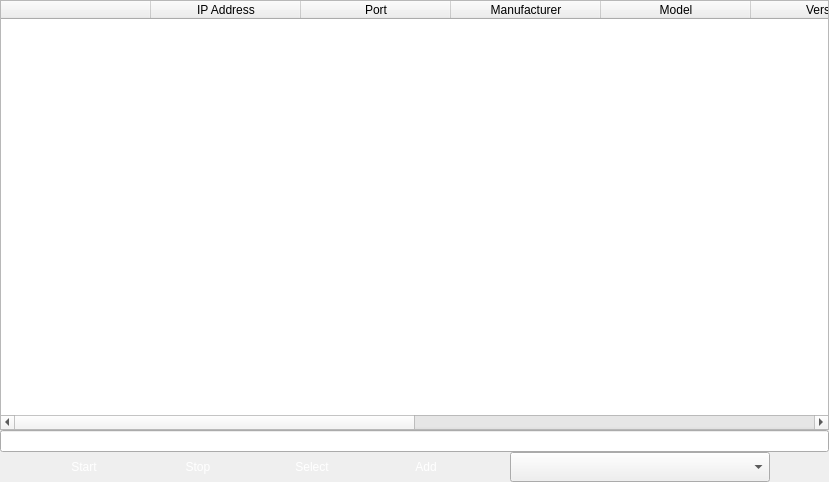
<?xml version="1.0" encoding="UTF-8"?>
<ui version="4.0">
 <class>VSCSearch</class>
 <widget class="QWidget" name="VSCSearch">
  <property name="geometry">
   <rect>
    <x>0</x>
    <y>0</y>
    <width>829</width>
    <height>482</height>
   </rect>
  </property>
  <property name="windowTitle">
   <string>Form</string>
  </property>
  <layout class="QGridLayout" name="gridLayout">
   <property name="leftMargin">
    <number>0</number>
   </property>
   <property name="topMargin">
    <number>0</number>
   </property>
   <property name="rightMargin">
    <number>0</number>
   </property>
   <property name="bottomMargin">
    <number>0</number>
   </property>
   <property name="spacing">
    <number>0</number>
   </property>
   <item row="0" column="0">
    <widget class="QTableWidget" name="tableWidget">
     <property name="frameShape">
      <enum>QFrame::StyledPanel</enum>
     </property>
     <property name="frameShadow">
      <enum>QFrame::Sunken</enum>
     </property>
     <property name="lineWidth">
      <number>1</number>
     </property>
     <property name="autoScroll">
      <bool>true</bool>
     </property>
     <property name="textElideMode">
      <enum>Qt::ElideLeft</enum>
     </property>
     <property name="verticalScrollMode">
      <enum>QAbstractItemView::ScrollPerItem</enum>
     </property>
     <property name="wordWrap">
      <bool>true</bool>
     </property>
     <attribute name="horizontalHeaderDefaultSectionSize">
      <number>150</number>
     </attribute>
     <attribute name="horizontalHeaderMinimumSectionSize">
      <number>23</number>
     </attribute>
     <attribute name="verticalHeaderVisible">
      <bool>true</bool>
     </attribute>
     <attribute name="verticalHeaderCascadingSectionResizes">
      <bool>true</bool>
     </attribute>
     <attribute name="verticalHeaderDefaultSectionSize">
      <number>23</number>
     </attribute>
     <attribute name="verticalHeaderMinimumSectionSize">
      <number>23</number>
     </attribute>
     <attribute name="verticalHeaderShowSortIndicator" stdset="0">
      <bool>false</bool>
     </attribute>
     <attribute name="verticalHeaderStretchLastSection">
      <bool>false</bool>
     </attribute>
     <column>
      <property name="text">
       <string/>
      </property>
     </column>
     <column>
      <property name="text">
       <string>IP Address</string>
      </property>
     </column>
     <column>
      <property name="text">
       <string>Port</string>
      </property>
     </column>
     <column>
      <property name="text">
       <string>Manufacturer</string>
      </property>
     </column>
     <column>
      <property name="text">
       <string>Model</string>
      </property>
     </column>
     <column>
      <property name="text">
       <string>Version</string>
      </property>
     </column>
     <column>
      <property name="text">
       <string>ONVIF Address</string>
      </property>
      <property name="textAlignment">
       <set>AlignJustify|AlignVCenter</set>
      </property>
     </column>
     <column>
      <property name="text">
       <string>Name</string>
      </property>
     </column>
     <column>
      <property name="text">
       <string>User</string>
      </property>
     </column>
     <column>
      <property name="text">
       <string>Password</string>
      </property>
     </column>
    </widget>
   </item>
   <item row="1" column="0">
    <layout class="QVBoxLayout" name="verticalLayout">
     <item>
      <widget class="QProgressBar" name="progressBar">
       <property name="styleSheet">
        <string notr="true">QProgressBar::chunk {
     background-color: rgb(41, 42, 43)
}</string>
       </property>
       <property name="value">
        <number>0</number>
       </property>
       <property name="textVisible">
        <bool>false</bool>
       </property>
       <property name="format">
        <string notr="true"/>
       </property>
      </widget>
     </item>
     <item>
      <layout class="QHBoxLayout" name="horizontalLayout">
       <item>
        <widget class="QPushButton" name="pushButtonStart">
         <property name="minimumSize">
          <size>
           <width>60</width>
           <height>30</height>
          </size>
         </property>
         <property name="maximumSize">
          <size>
           <width>60</width>
           <height>30</height>
          </size>
         </property>
         <property name="styleSheet">
          <string notr="true">QPushButton { 
border:none;
color:white;
background-image: url(:/action/resources/button.png);}
QPushButton:hover {
	background-image: url(:/action/resources/buttonpress.png);}
QPushButton:pressed {
	background-image: url(:/action/resources/button.png);}
</string>
         </property>
         <property name="text">
          <string>Start</string>
         </property>
        </widget>
       </item>
       <item>
        <widget class="QPushButton" name="pushButtonStop">
         <property name="minimumSize">
          <size>
           <width>60</width>
           <height>30</height>
          </size>
         </property>
         <property name="maximumSize">
          <size>
           <width>60</width>
           <height>30</height>
          </size>
         </property>
         <property name="autoFillBackground">
          <bool>false</bool>
         </property>
         <property name="styleSheet">
          <string notr="true">QPushButton { 
border:none;
color:white;
background-image: url(:/action/resources/button.png);}
QPushButton:hover {
	background-image: url(:/action/resources/buttonpress.png);}
QPushButton:pressed {
	background-image: url(:/action/resources/button.png);}
</string>
         </property>
         <property name="text">
          <string>Stop</string>
         </property>
        </widget>
       </item>
       <item>
        <widget class="QPushButton" name="pushButtonSelect">
         <property name="minimumSize">
          <size>
           <width>60</width>
           <height>30</height>
          </size>
         </property>
         <property name="maximumSize">
          <size>
           <width>60</width>
           <height>30</height>
          </size>
         </property>
         <property name="styleSheet">
          <string notr="true">QPushButton { 
border:none;
color:white;
background-image: url(:/action/resources/button.png);}
QPushButton:hover {
	background-image: url(:/action/resources/buttonpress.png);}
QPushButton:pressed {
	background-image: url(:/action/resources/button.png);}
</string>
         </property>
         <property name="text">
          <string>Select</string>
         </property>
        </widget>
       </item>
       <item>
        <widget class="QPushButton" name="pushButtonAdd">
         <property name="minimumSize">
          <size>
           <width>60</width>
           <height>30</height>
          </size>
         </property>
         <property name="maximumSize">
          <size>
           <width>60</width>
           <height>30</height>
          </size>
         </property>
         <property name="styleSheet">
          <string notr="true">QPushButton { 
border:none;
color:white;
background-image: url(:/action/resources/button.png);}
QPushButton:hover {
	background-image: url(:/action/resources/buttonpress.png);}
QPushButton:pressed {
	background-image: url(:/action/resources/button.png);}
</string>
         </property>
         <property name="text">
          <string>Add</string>
         </property>
        </widget>
       </item>
       <item>
        <widget class="QComboBox" name="comboBox">
         <property name="maximumSize">
          <size>
           <width>260</width>
           <height>30</height>
          </size>
         </property>
        </widget>
       </item>
      </layout>
     </item>
    </layout>
   </item>
  </layout>
 </widget>
 <resources>
  <include location="vscmainwindows.qrc"/>
 </resources>
 <connections/>
</ui>
